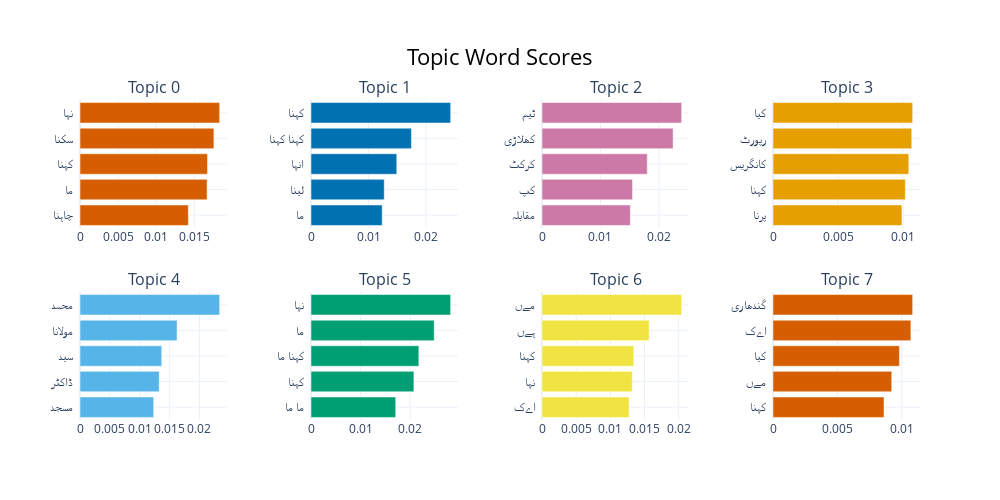

Notebook source saved alongside this figure:
### Code cell
model.visualize_barchart()

### Figure 1 — Plotly figure (JSON) as saved in the notebook; plotly's stock layout.template omitted (floating-point values rounded to 4 significant figures)
{"data": [{"marker": {"color": "#D55E00"}, "orientation": "h", "type": "bar", "x": [0.01421, 0.01667, 0.01672, 0.01756, 0.01831], "xaxis": "x", "y": ["چاہنا  ", "ما  ", "کہنا  ", "سکنا  ", "نہا  "], "yaxis": "y"}, {"marker": {"color": "#0072B2"}, "orientation": "h", "type": "bar", "x": [0.01238, 0.01273, 0.01491, 0.01746, 0.02428], "xaxis": "x2", "y": ["ما  ", "لینا  ", "انہا  ", "کہنا کہنا  ", "کہنا  "], "yaxis": "y2"}, {"marker": {"color": "#CC79A7"}, "orientation": "h", "type": "bar", "x": [0.01511, 0.01549, 0.01801, 0.02243, 0.0239], "xaxis": "x3", "y": ["مقابلہ  ", "کپ  ", "کرکٹ  ", "کھلاڑی  ", "ٹیم  "], "yaxis": "y3"}, {"marker": {"color": "#E69F00"}, "orientation": "h", "type": "bar", "x": [0.009918, 0.01018, 0.01045, 0.01067, 0.01074], "xaxis": "x4", "y": ["پرنا  ", "کہنا  ", "کانگریس  ", "رپورٹ  ", "کیا  "], "yaxis": "y4"}, {"marker": {"color": "#56B4E9"}, "orientation": "h", "type": "bar", "x": [0.01234, 0.01325, 0.01368, 0.01625, 0.02337], "xaxis": "x5", "y": ["مسجد  ", "ڈاکٹر  ", "سید  ", "مولانا  ", "محمد  "], "yaxis": "y5"}, {"marker": {"color": "#009E73"}, "orientation": "h", "type": "bar", "x": [0.01708, 0.02075, 0.02175, 0.02484, 0.02816], "xaxis": "x6", "y": ["ما ما  ", "کہنا  ", "کہنا ما  ", "ما  ", "نہا  "], "yaxis": "y6"}, {"marker": {"color": "#F0E442"}, "orientation": "h", "type": "bar", "x": [0.01274, 0.01322, 0.01343, 0.01567, 0.02043], "xaxis": "x7", "y": ["اےک  ", "نہا  ", "کہنا  ", "ہےں  ", "مےں  "], "yaxis": "y7"}, {"marker": {"color": "#D55E00"}, "orientation": "h", "type": "bar", "x": [0.008622, 0.009223, 0.009819, 0.01071, 0.01085], "xaxis": "x8", "y": ["کہنا  ", "مےں  ", "کیا  ", "اےک  ", "گندھاری  "], "yaxis": "y8"}], "layout": {"annotations": [{"font": {"size": 16}, "showarrow": false, "text": "Topic 0", "x": 0.0875, "xanchor": "center", "xref": "paper", "y": 1, "yanchor": "bottom", "yref": "paper"}, {"font": {"size": 16}, "showarrow": false, "text": "Topic 1", "x": 0.3625, "xanchor": "center", "xref": "paper", "y": 1, "yanchor": "bottom", "yref": "paper"}, {"font": {"size": 16}, "showarrow": false, "text": "Topic 2", "x": 0.6375, "xanchor": "center", "xref": "paper", "y": 1, "yanchor": "bottom", "yref": "paper"}, {"font": {"size": 16}, "showarrow": false, "text": "Topic 3", "x": 0.9125, "xanchor": "center", "xref": "paper", "y": 1, "yanchor": "bottom", "yref": "paper"}, {"font": {"size": 16}, "showarrow": false, "text": "Topic 4", "x": 0.0875, "xanchor": "center", "xref": "paper", "y": 0.4, "yanchor": "bottom", "yref": "paper"}, {"font": {"size": 16}, "showarrow": false, "text": "Topic 5", "x": 0.3625, "xanchor": "center", "xref": "paper", "y": 0.4, "yanchor": "bottom", "yref": "paper"}, {"font": {"size": 16}, "showarrow": false, "text": "Topic 6", "x": 0.6375, "xanchor": "center", "xref": "paper", "y": 0.4, "yanchor": "bottom", "yref": "paper"}, {"font": {"size": 16}, "showarrow": false, "text": "Topic 7", "x": 0.9125, "xanchor": "center", "xref": "paper", "y": 0.4, "yanchor": "bottom", "yref": "paper"}], "height": 500, "hoverlabel": {"bgcolor": "white", "font": {"family": "Rockwell", "size": 16}}, "showlegend": false, "title": {"font": {"color": "Black", "size": 22}, "text": "Topic Word Scores", "x": 0.5, "xanchor": "center", "yanchor": "top"}, "width": 1000, "xaxis": {"anchor": "y", "domain": [0, 0.175], "showgrid": true}, "xaxis2": {"anchor": "y2", "domain": [0.275, 0.45], "showgrid": true}, "xaxis3": {"anchor": "y3", "domain": [0.55, 0.725], "showgrid": true}, "xaxis4": {"anchor": "y4", "domain": [0.825, 1], "showgrid": true}, "xaxis5": {"anchor": "y5", "domain": [0, 0.175], "showgrid": true}, "xaxis6": {"anchor": "y6", "domain": [0.275, 0.45], "showgrid": true}, "xaxis7": {"anchor": "y7", "domain": [0.55, 0.725], "showgrid": true}, "xaxis8": {"anchor": "y8", "domain": [0.825, 1], "showgrid": true}, "yaxis": {"anchor": "x", "domain": [0.6, 1], "showgrid": true}, "yaxis2": {"anchor": "x2", "domain": [0.6, 1], "showgrid": true}, "yaxis3": {"anchor": "x3", "domain": [0.6, 1], "showgrid": true}, "yaxis4": {"anchor": "x4", "domain": [0.6, 1], "showgrid": true}, "yaxis5": {"anchor": "x5", "domain": [0, 0.4], "showgrid": true}, "yaxis6": {"anchor": "x6", "domain": [0, 0.4], "showgrid": true}, "yaxis7": {"anchor": "x7", "domain": [0, 0.4], "showgrid": true}, "yaxis8": {"anchor": "x8", "domain": [0, 0.4], "showgrid": true}}}
